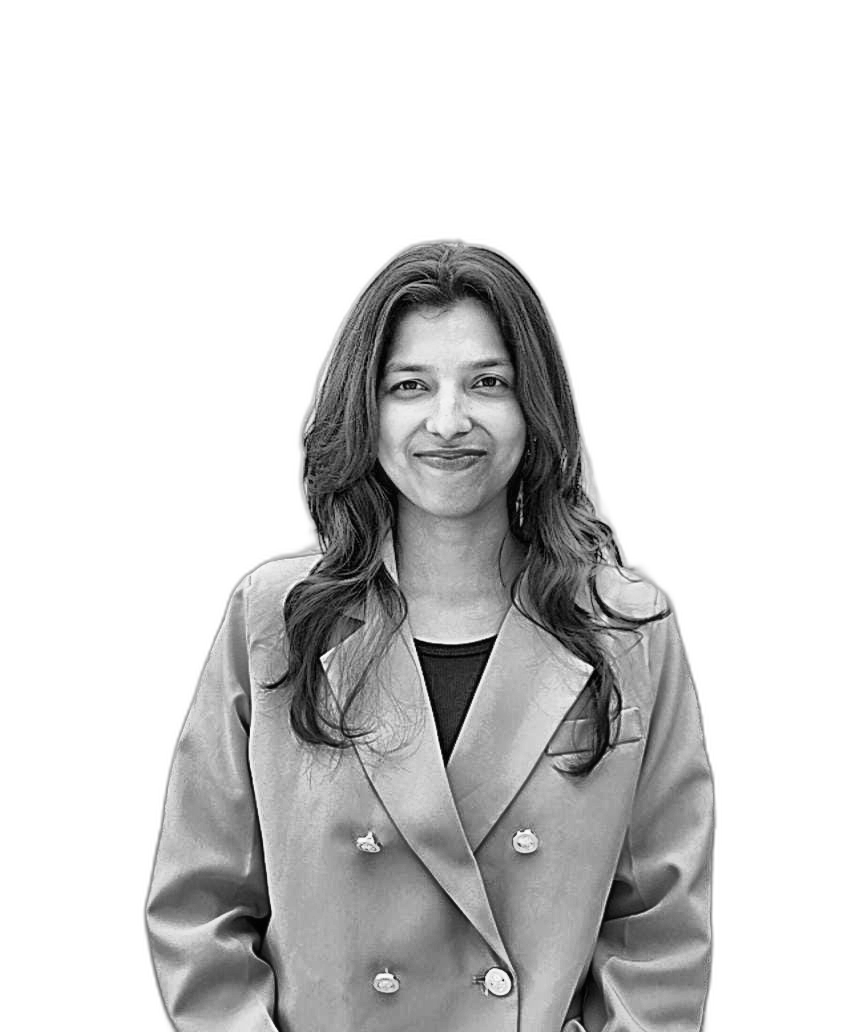
#> input picture data/source-prepped.png, 846 x 1032 px, found by its file name
$ python make_ascii_svg.py
#> lines starting #> are read from the running program, lines starting #| are printed output that depends on the picture
import sys
import os
from PIL import Image

RAMP = " .`:-=+*cs#%@"

def make_ascii_svg(input_path="data/source-prepped.png", output_path="avi-ascii.svg"):
#> called with input_path = 'data/source-prepped.png', output_path = 'avi-ascii.svg'
    print(f"Converting {input_path} to ASCII SVG...")
    try:
        img = Image.open(input_path).convert("L")
#> img is the input picture: PIL image 846x1032 L; min 0, max 255, mean 210.6
    except Exception as e:
        print(f"Error loading {input_path}: {e}")
        return

    width = 100
    wpercent = (width / float(img.size[0]))
#> wpercent = 0.118
    hsize = int((float(img.size[1]) * float(wpercent)) * 0.5)
#> hsize = 60
    img = img.resize((width, hsize), Image.Resampling.LANCZOS)
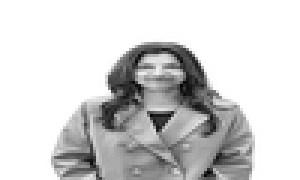
#> img: PIL image 100x60 L (shown 3 times larger); min 3, max 255, mean 210.5

    pixels = img.load()

    svg_lines = []

    font_size = 12
    line_height = 14
    total_height = hsize * line_height
#> total_height = 840
    total_width = width * (font_size * 0.6)

    svg_lines.append(f'<svg xmlns="http://www.w3.org/2000/svg" viewBox="0 0 {total_width} {total_height}" width="{total_width}" height="{total_height}">')
    svg_lines.append('<style>')
    svg_lines.append('  text { font-family: ui-monospace, SFMono-Regular, Consolas, "Liberation Mono", Menlo, monospace; font-size: 12px; fill: #c9d1d9; white-space: pre; }')
    svg_lines.append('  @keyframes wipe { 0% { clip-path: inset(0 100% 0 0); } 100% { clip-path: inset(0 0 0 0); } }')
    svg_lines.append('</style>')

    for y in range(hsize):
        row_str = ""
        for x in range(width):
            brightness = pixels[x, y]
            index = int((255 - brightness) / 255.0 * (len(RAMP) - 1))
            row_str += RAMP[index]

        row_str = row_str.replace("&", "&amp;").replace("<", "&lt;").replace(">", "&gt;").replace(" ", "&#160;")

        delay = y * 0.05
        svg_lines.append(f'<g style="animation: wipe 0.5s forwards; animation-delay: {delay}s; clip-path: inset(0 100% 0 0);">')
        svg_lines.append(f'  <text x="0" y="{y * line_height + font_size}">{row_str}</text>')
        svg_lines.append('</g>')
#> after the loop, svg_lines = 185 items

    svg_lines.append('</svg>')

    with open(output_path, "w", encoding="utf-8") as f:
        f.write("\n".join(svg_lines))
    print(f"ASCII SVG saved to {output_path}")

if __name__ == "__main__":
    if len(sys.argv) > 1:
        make_ascii_svg(sys.argv[1])
    else:
        make_ascii_svg()
